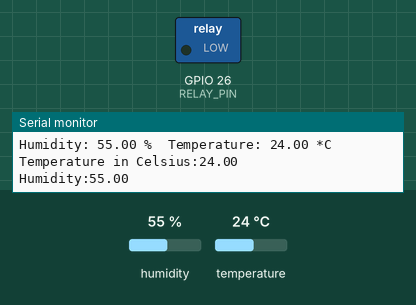
A program run on a simulated ESP32. Shown: switched loads named in the program (green lamp = pin HIGH), the last lines printed to the serial monitor. The test bench sets the inputs (shaded band); at power-on: humidity 55 %, temperature 24 °C. WiFi joins after 1.5 s; servers stay silent unless stated; no MQTT or app messages arrive unless stated.

Above: at 4.0 s.
At 9.1 s:
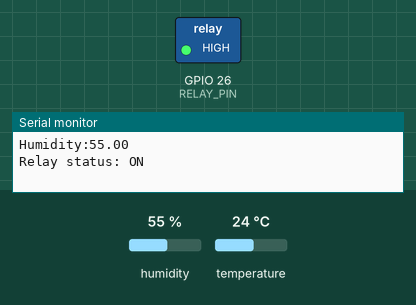
Timing chart, 0 to 14.6 s (numbered marks = the images above):
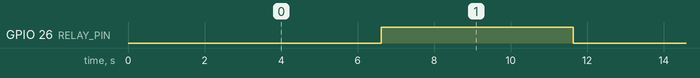

Measured:
- by itself, GPIO 26 (RELAY_PIN): alternates HIGH for 5.0 s and LOW for 5.0 s

The program:

main.cpp
```cpp
#include <Arduino.h>
#include <DHT.h>
#include <WiFi.h>
#include <PubSubClient.h>

// Wi-Fi credentials
#define wifi_ssid "my wifi"
#define wifi_password "my password"

// MQTT Broker details
#define mqtt_server  "my ip address" // check it by typing    ipconfig    in cmd and chooseing IpV4 ip address
#define Humidity_topic  "esp32/dht11/humidity"
#define temperature_topic "esp32/DHT11/temperature"
#define relay_topic "esp32/relay/status"


// Pins
#define DHTPIN 4         // Pin where the DHT11 is connected
#define DHTTYPE DHT11    // DHT11 sensor
#define RELAY_PIN 26      // Pin where the relay is connected

// DHT Sensor setup
DHT dht(DHTPIN, DHTTYPE);

bool relayState = false;
unsigned long previousMillis = 0;
const long interval = 2000; // 2 seconds on/off cycle

// WiFi and MQTT client
WiFiClient espClient;
PubSubClient client(espClient);

void setup_wifi() {
  delay(10);
  // We start by connecting to a WiFi network
  Serial.println();
  Serial.print("Connecting to ");
  Serial.println(wifi_ssid);

  WiFi.begin(wifi_ssid, wifi_password);

  while (WiFi.status() != WL_CONNECTED) {
    delay(500);
    Serial.print(".");
  }

  Serial.println("");
  Serial.println("WiFi connected");
  Serial.println("IP address: ");
  Serial.println(WiFi.localIP());
}


void reconnect() {
  // Loop until we're reconnected
  while (!client.connected()) {
        Serial.print("Attempting MQTT connection...");

  if (client.connect("ESP32Client")) {
      Serial.println("connected");
    } else {
      Serial.print("failed, rc=");
      Serial.print(client.state());
      Serial.println(" try again in 5 seconds");
      delay(5000);
    }
  }
}


void setup() {
  Serial.begin(115200);

  // Initialize the DHT sensor
  dht.begin();
  pinMode(RELAY_PIN, OUTPUT);
  digitalWrite(RELAY_PIN, LOW);


  // Setup WiFi and MQTT
  setup_wifi();
  client.setServer(mqtt_server, 1883);
}

void loop() {
  if (!client.connected()) {
    reconnect();
  }
  client.loop();

  // Read from sensors
  float temperature = dht.readTemperature();
  float humidity = dht.readHumidity();

  // Ensure valid readings
  if (isnan(temperature) || isnan(humidity)) {
    Serial.println("Failed to read from DHT sensor!");
    return;
  }

   Serial.print("Humidity: ");
   Serial.print(humidity);
   Serial.print(" %\t");
   Serial.print("Temperature: ");
   Serial.print(temperature);
   Serial.print(" *C ");


  // Publish sensor data to MQTT broker
      Serial.print("Temperature in Celsius:");
      Serial.println(String(temperature).c_str());
      client.publish(temperature_topic, String(temperature).c_str(), true);

      Serial.print("Humidity:");
      Serial.println(String(humidity).c_str());
      client.publish(Humidity_topic, String(humidity).c_str(), true);

  // Relay control with MQTT publish

  unsigned long currentMillis = millis();
  if (currentMillis - previousMillis >= interval) {
   previousMillis = currentMillis;

    // Toggle relay state
    relayState = !relayState;
    digitalWrite(RELAY_PIN, relayState ? HIGH : LOW);

    // Publish relay state
    String relayStatus = relayState ? "ON" : "OFF";
    Serial.print("Relay status: ");
    Serial.println(relayStatus);
    client.publish(relay_topic, relayStatus.c_str(), true);
  }


  // Delay before next reading
  delay(5000); // Publish every 5 seconds
}
```
